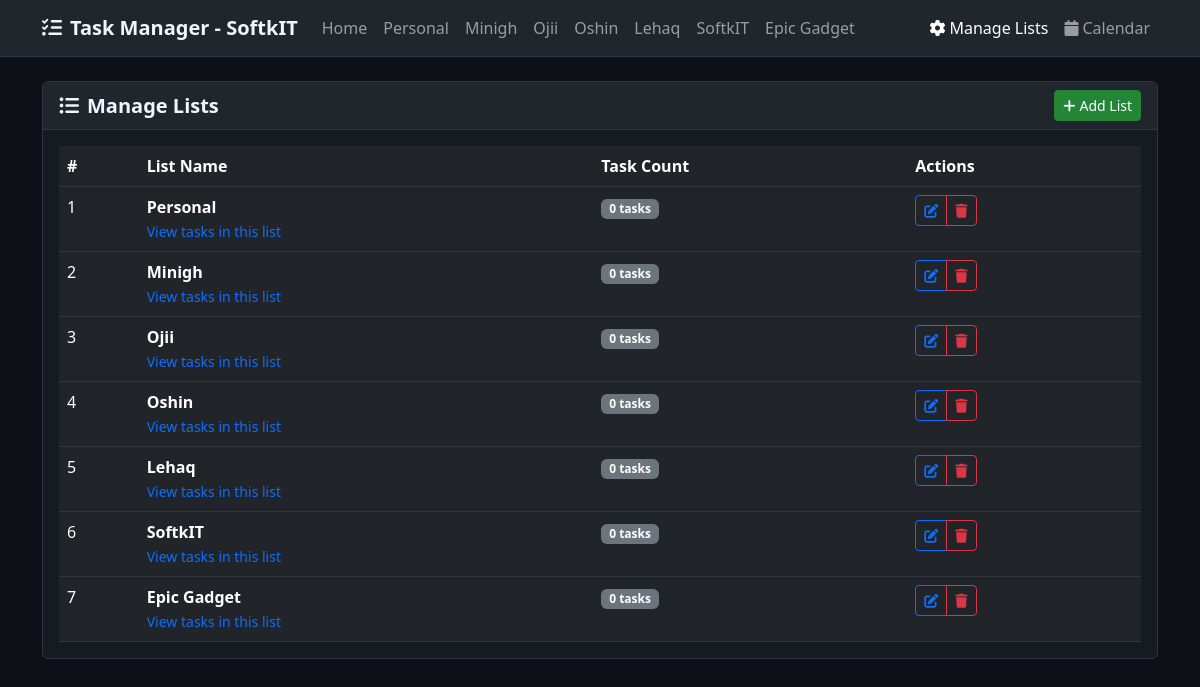
The page /manage-list.php on the database its author committed.
### tables this page shows
CREATE TABLE
  `tbl_lists` (
    `list_id` int unsigned NOT NULL AUTO_INCREMENT,
    `list_name` varchar(50) NOT NULL,
    `list_description` varchar(150) DEFAULT NULL,
    PRIMARY KEY (`list_id`)
  );

### manage-list.php (the view, shortened to what this page needs)
<!DOCTYPE html>
<html lang="en">
<head>
    <link href="https://cdn.jsdelivr.net/npm/bootstrap@5.3.0/dist/css/bootstrap.min.css" rel="stylesheet">
    <link href="https://cdnjs.cloudflare.com/ajax/libs/font-awesome/6.4.0/css/all.min.css" rel="stylesheet">
    <link href="https://cdn.jsdelivr.net/npm/sweetalert2@11.10.1/dist/sweetalert2.min.css" rel="stylesheet">
</head>
<body>
    <nav class="navbar navbar-expand-lg navbar-dark mb-4" style="background-color: #21262d; border-bottom: 1px solid #30363d;">
        <div class="container">
            <a class="navbar-brand" href="<?php echo SITEURL; ?>">
                <i class="fas fa-tasks me-2"></i>Task Manager - SoftkIT
            </a>
            <div class="collapse navbar-collapse" id="navbarNav">
                <ul class="navbar-nav me-auto">
                    <li class="nav-item">
                        <a class="nav-link" href="<?php echo SITEURL; ?>">Home</a>
                    </li>
                    <?php
                    try {
                        $conn2 = new mysqli(LOCALHOST, DB_USERNAME, DB_PASSWORD, DB_NAME);
                        $sql2 = "SELECT * FROM tbl_lists ORDER BY list_id ASC";
                        $res2 = $conn2->query($sql2);
                        if ($res2 && $res2->num_rows > 0) {
                            while ($row2 = $res2->fetch_assoc()) {
                                $list_id = htmlspecialchars($row2['list_id']);
                                $list_name = htmlspecialchars($row2['list_name']);
                                echo '<li class="nav-item">';
                                echo '<a class="nav-link" href="' . SITEURL . 'list-task.php?list_id=' . $list_id . '">' . $list_name . '</a>';
                                echo '</li>';
                            }
                        }
                    } catch (Exception $e) {
                        error_log($e->getMessage());
                    }
                    ?>
                </ul>
                <ul class="navbar-nav">
                    <li class="nav-item">
                        <a class="nav-link active" href="<?php echo SITEURL; ?>manage-list.php">
                            <i class="fas fa-cog me-1"></i>Manage Lists
                        </a>
                    </li>
                    <li class="nav-item">
                        <a class="nav-link" href="<?php echo SITEURL; ?>calendar.php">
                            <i class="fas fa-calendar me-1"></i>Calendar
                        </a>
                    </li>
                </ul>
            </div>
        </div>
    </nav>
    <div class="container">
        <div class="row">
            <div class="col-12">
                <div class="card">
                    <div class="card-header d-flex justify-content-between align-items-center">
                        <h5 class="card-title mb-0 fw-semibold">
                            <i class="fas fa-list-ul me-2"></i>Manage Lists
                        </h5>
                        <a href="<?php echo SITEURL; ?>add-list.php" class="btn btn-primary btn-sm">
                            <i class="fas fa-plus me-1"></i>Add List
                        </a>
                    </div>
                    <div class="card-body">
                        <div class="table-responsive">
                            <table class="table table-hover table-dark mb-0">
                                <thead class="table-dark">
                                    <tr>
                                        <th scope="col">#</th>
                                        <th scope="col">List Name</th>
                                        <th scope="col">Task Count</th>
                                        <th scope="col">Actions</th>
                                    </tr>
                                </thead>
                                <tbody>
                                    <?php
                                    try {
                                        $conn = new mysqli(LOCALHOST, DB_USERNAME, DB_PASSWORD, DB_NAME);
                                        $sql = "SELECT l.*, COUNT(t.task_id) as task_count
                                           FROM tbl_lists l
                                           LEFT JOIN tbl_tasks t ON l.list_id = t.list_id
                                           GROUP BY l.list_id
                                           ORDER BY l.list_id ASC";
                                        $res = $conn->query($sql);
                                        if ($res && $res->num_rows > 0) {
                                            $sn = 1;
                                            while ($row = $res->fetch_assoc()) {
                                                $list_id = htmlspecialchars($row['list_id']);
                                                $list_name = htmlspecialchars($row['list_name']);
                                                $task_count = (int)$row['task_count'];
                                    ?>
                                                <tr>
                                                    <td><?php echo $sn++; ?></td>
                                                    <td>
                                                        <strong><?php echo $list_name; ?></strong>
                                                        <br><small>
                                                            <a href="<?php echo SITEURL; ?>list-task.php?list_id=<?php echo $list_id; ?>" class="text-decoration-none">
                                                                View tasks in this list
                                                            </a>
                                                        </small>
                                                    </td>
                                                    <td>
                                                        <span class="badge bg-<?php echo $task_count > 0 ? 'primary' : 'secondary'; ?>">
                                                            <?php echo $task_count; ?> task<?php echo $task_count !== 1 ? 's' : ''; ?>
                                                        </span>
                                                    </td>
                                                    <td>
                                                        <div class="btn-group" role="group">
                                                            <a href="<?php echo SITEURL; ?>update-list.php?list_id=<?php echo $list_id; ?>"
                                                                class="btn btn-outline-primary btn-sm" title="Edit List">
                                                                <i class="fas fa-edit"></i>
                                                            </a>
                                                            <a href="#"
                                                class="btn btn-outline-danger btn-sm" title="Delete List"
                                                onclick="confirmDeleteList(<?php echo $list_id; ?>)">
                                                <i class="fas fa-trash"></i>
                                            </a>
                                                        </div>
                                                    </td>
                                                </tr>
                                            <?php
                                            }
                                        }
                                    } catch (Exception $e) {
                                        error_log($e->getMessage());
                                        echo '<tr><td colspan="4" class="text-center text-danger">Error loading lists. Please try again.</td></tr>';
                                    }
                                    ?>
                                </tbody>
                            </table>
                        </div>
                    </div>
                </div>
            </div>
        </div>
    </div>
</body>
</html>

### manage-list.php (style rules this page uses)
body { background-color: #0d1117; color: #e6edf3; }
.navbar-brand { font-weight: 600; color: #f0f6fc !important; }
.card { background-color: #161b22; border: 1px solid #30363d; border-radius: 6px; }
.card-header { background-color: #21262d; border-bottom: 1px solid #30363d; color: #f0f6fc; }
.table-dark { background-color: #21262d; border-color: #30363d; }
.btn-primary { background-color: #238636; border-color: #238636; }

### rows shown on the page
tbl_lists: list_name "Personal", task_count "0"
tbl_lists: list_name "Minigh", task_count "0"
tbl_lists: list_name "Ojii", task_count "0"
tbl_lists: list_name "Oshin", task_count "0"
tbl_lists: list_name "Lehaq", task_count "0"
tbl_lists: list_name "SoftkIT", task_count "0"
tbl_lists: list_name "Epic Gadget", task_count "0"
